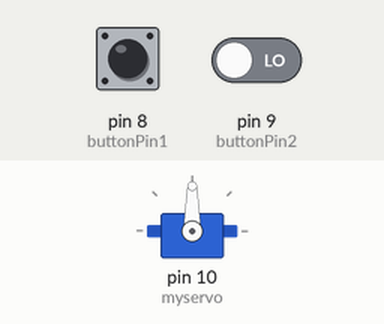
This sketch was run on a simulated Arduino Uno, built with avr-gcc and run on an emulated ATmega328P. Shown: servo. Inputs (shaded band) come from the test bench; at power-on: pin 8 (buttonPin1) LOW, pin 9 (buttonPin2) LOW.

Above: at 1.2 s.
1.3 s: pin 8 (buttonPin1) pulled HIGH for 0.15 s
At 1.7 s:
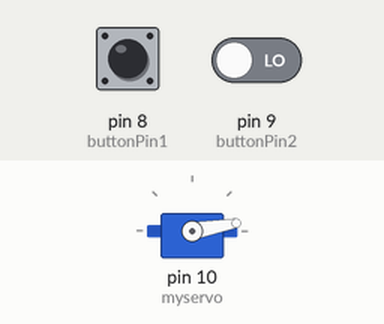
2.9 s: pin 8 (buttonPin1) driven HIGH and pin 9 (buttonPin2) driven HIGH
At 5.6 s:
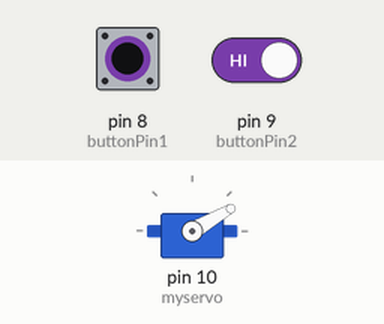
5.9 s: pin 8 (buttonPin1) driven LOW
At 6.7 s:
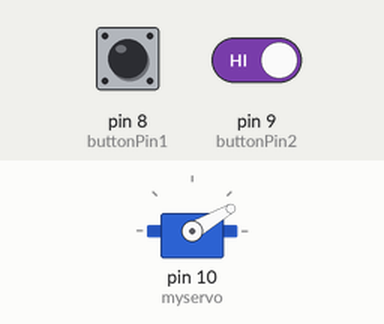
7.4 s: pin 8 (buttonPin1) driven HIGH
At 9.2 s:
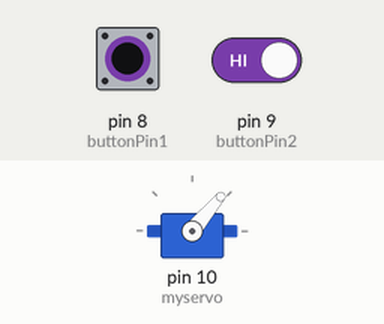
10.4 s: pin 9 (buttonPin2) driven LOW
At 11.0 s:
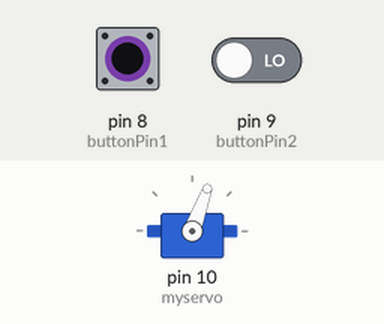
Timing chart, 0 to 12.9 s (numbered marks = the images above; inputs shaded):
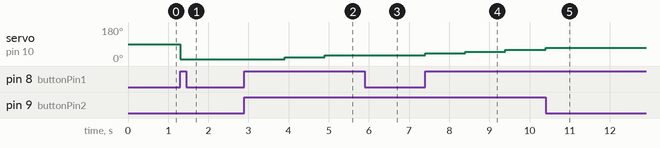

The sketch:

sketch_feb18c.ino
```cpp
#include <EEPROM.h>
const int buttonPin1 = 8;
const int buttonPin2 = 9;
#include <Servo.h>
Servo myservo;
int buttonState1 = 0;
int buttonState2 = 0;
int putar= 0;
int d = 0;
int a= 10, c=0;
void setup() {
  pinMode(buttonPin1, INPUT);
  pinMode(buttonPin2, INPUT);
  myservo.attach(10);

}
void loop(){
  buttonState1 = digitalRead(buttonPin1);
  buttonState2 = digitalRead(buttonPin2);
  if (buttonState1 == HIGH){
    if( a <=180 && c ==0){
    if(buttonState2 == HIGH){
        myservo.write(a);
        a = a+10;
        delay(1000);
      }
     else if(buttonState2 == LOW){
       myservo.write(a);
     }
     if(a==180)
     c=1;

    }
    else if( a > 180 || c==1){
      if(buttonState2 == HIGH){

        myservo.write(a);
        a = a - 10;
        delay(1000);

      }
     else if(buttonState2 == LOW){
       myservo.write(a);
    }
    if(a==0)
    c=0;
      }

  else if(buttonState1 == LOW){
    myservo.write(a);
  }
  }

}
```

Measured:
- after the input at 1.3 s, servo on pin 10 (myservo): 90° → 10° at once
- after the input at 2.9 s, servo on pin 10 (myservo): 10° → 20° after 1.0 s, → 30° 1.0 s later
- after the input at 5.9 s, servo on pin 10 (myservo): stays 30° (without the input it goes to 40° after 0.00 s)
- after the input at 7.4 s, servo on pin 10 (myservo): 30° → 40° at once, → 50° 1.0 s later, → 60° 1.0 s later
- after the input at 10.4 s, servo on pin 10 (myservo): goes on until 10.4 s, then stays 70°
